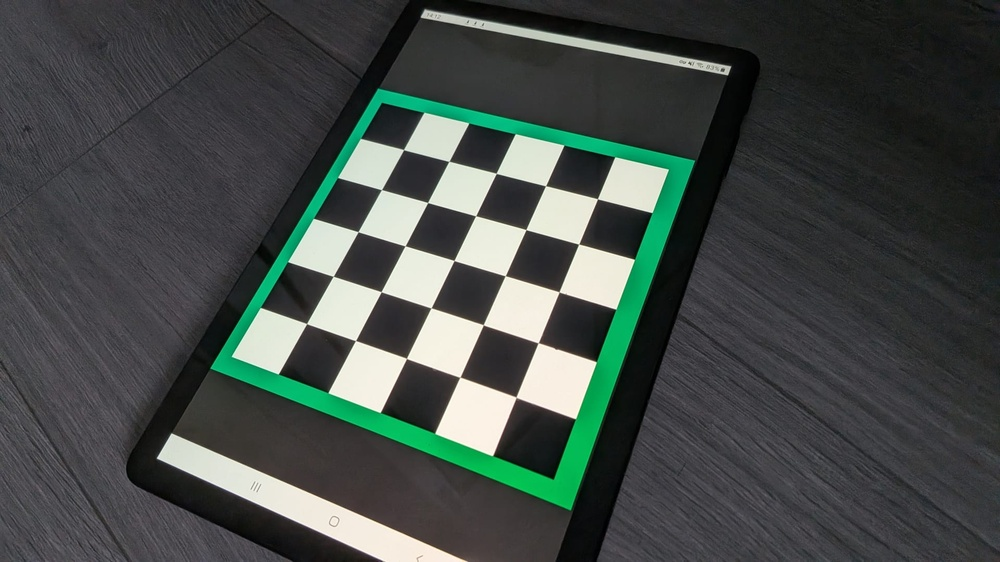
#> input picture data_augmented/WhatsApp Image 2026-11-05 at 14.13.22.jpeg, 1000 x 562 px, shrunk from 1920 x 1080 before the run; its folder holds only this picture in this run
$ jupyter execute --allow-errors calibration_camera.ipynb
#> lines starting #> are read from the running program, lines starting #| are printed output that depends on the picture; after the words box and inside, x2 and y2 are one past the last pixel; in counts of white or black regions, pixels touching at a corner belong together; long printed decimals are rounded
# M2 - Séquence Vidéo - TP Calibration de Caméra avec OpenCV

[cell 1]
import numpy as np
import cv2
import glob
import os
import matplotlib.pyplot as plt

### 1. Configuration des paramètres

[cell 2]
# Paramètres de la grille
colonnes_internes = 5
lignes_internes = 5
taille_carre_m = 0.02  # exactement 2cm mesuré

# Préparation des points 3D
objp = np.zeros((colonnes_internes * lignes_internes, 3), np.float32)
objp[:, :2] = np.mgrid[0:colonnes_internes, 0:lignes_internes].T.reshape(-1, 2)
objp *= taille_carre_m

objpoints = []
imgpoints = []

### 2. Détection des coins sur les images

[cell 3]
images = glob.glob('data_augmented/*.jpeg')

if not images:
    print("Aucune image trouvée dans le dossier 'data'.")
else:
    print(f"{len(images)} images trouvées")

shape_img = None
succes_count = 0

# Création d'un dossier pour sauvegarder les images avec les coins tracés (optionnel mais utile)
if not os.path.exists('data_debug_augmented'):
    os.makedirs('data_debug_augmented')

for fname in images:
    print(f"\n[Traitement] Lecture de {fname}...")
    img = cv2.imread(fname)
#> img is the input picture: shape (562, 1000, 3); mean B, G, R 71.9, 75.3, 68

    if img is None:
        print(f"ERREUR : Impossible de lire l'image {fname}.")
        continue

    gray = cv2.cvtColor(img, cv2.COLOR_BGR2GRAY)
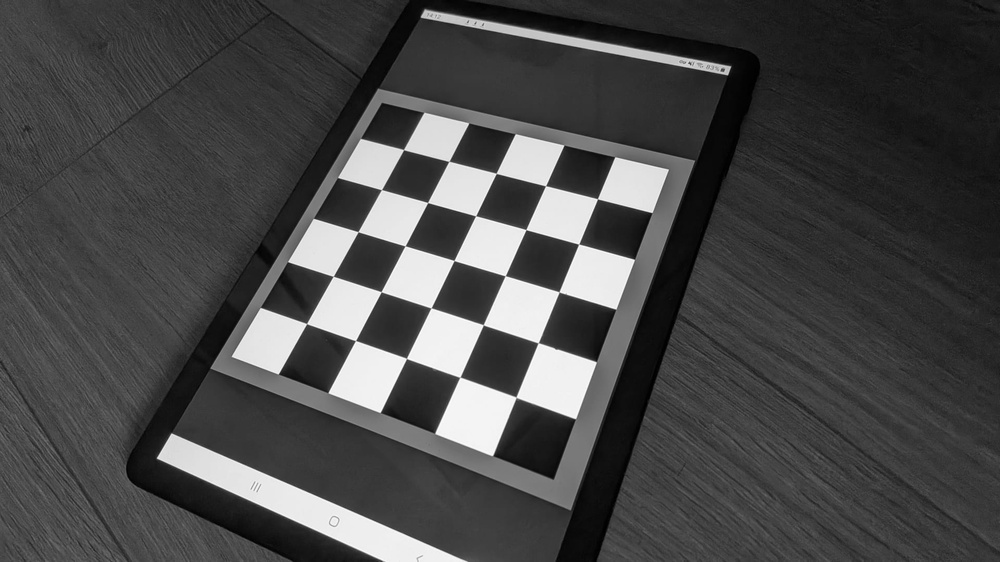
#> gray: shape (562, 1000); min 0, max 254, mean 72.7

    if shape_img is None:
        shape_img = gray.shape[::-1]
#> shape_img = (1000, 562)
        print(f"  -> Résolution de l'image fixée à : {shape_img[0]}x{shape_img[1]} pixels")
#|   -> Résolution de l'image fixée à : 1000x562 pixels

    # Trouver les coins
    ret, corners = cv2.findChessboardCorners(gray, (colonnes_internes, lignes_internes), None)
#> ret = True; corners = 25 rows, first 8: [403.7, 149.9], [449.6, 160.6], [496.7, 173.8], [544.7, 186.6], [597.4, 198.6], [381.4, 189.6], [427.9, 202.9], [475.3, 216.3]

    if ret:
        objpoints.append(objp)
        corners2 = cv2.cornerSubPix(gray, corners, (11, 11), (-1, -1),
                                    (cv2.TERM_CRITERIA_EPS + cv2.TERM_CRITERIA_MAX_ITER, 30, 0.001))
#> corners2 = 25 rows, first 8: [403.6, 149.6], [448.9, 161.3], [496.2, 173.3], [545.6, 185.7], [597.5, 198.8], [381.4, 189.6], [427.6, 202.5], [475.6, 215.8]
        imgpoints.append(corners2)
        succes_count += 1
        print(f"  -> SUCCÈS : 25 coins détectés et affinés.")

        # Dessiner et sauvegarder pour vérification
        cv2.drawChessboardCorners(img, (colonnes_internes, lignes_internes), corners2, ret)
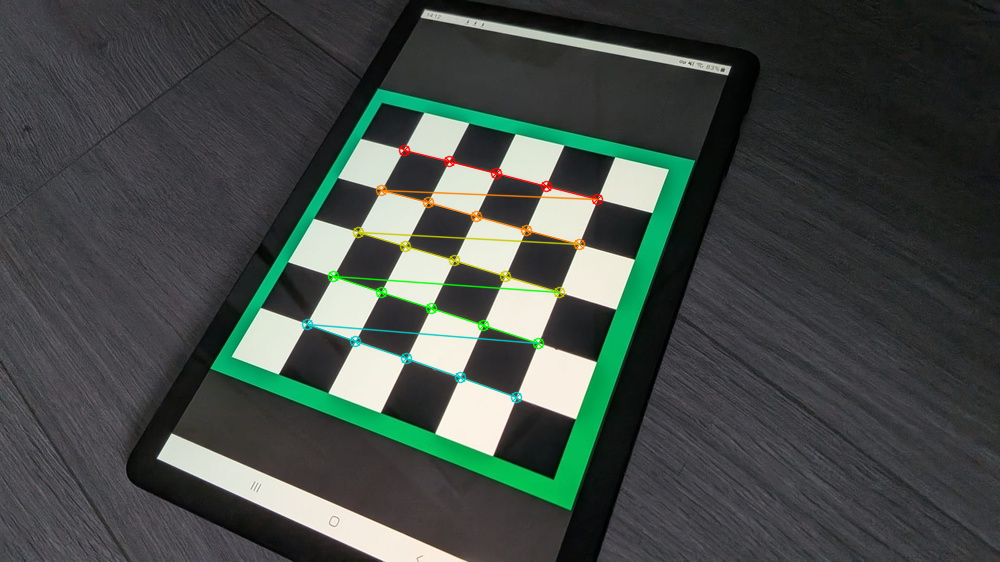
#> img: shape (562, 1000, 3); 1.38% of pixels changed, all inside (x1, y1, x2, y2) = (301, 144, 604, 404)
        debug_path = os.path.join('data_debug', os.path.basename(fname))
        cv2.imwrite(debug_path, img)
        print(f"  -> Image de debug sauvegardée dans {debug_path}")
    else:
        print(f"ÉCHEC : Les coins n'ont pas pu être détectés (problème d'angle, de flou, ou grille incomplète).")

print(f"\nFIN DU TRAITEMENT : {succes_count}/{len(images)} images valides")

### 3. Calibration et calcul de la focale physique

[cell 4]
if succes_count > 0:
    print("\nLancement de l'algorithme de calibration OpenCV...")
    ret, mtx, dist, rvecs, tvecs = cv2.calibrateCamera(objpoints, imgpoints, shape_img, None, None)
#> ret = 0.0429; mtx = [[710.2, 0, 492.3], [0, 691.4, 262], [0, 0, 1]]; dist = [[0.0571, 2.13, -0.00195, 0.00156, -17.99]]; rvecs = ([-0.439, 0.243, 0.349],); tvecs = ([-0.035, -0.0455, 0.282],)

    print("\n--- RÉSULTATS DE LA CALIBRATION ---")
    print("Matrice intrinsèque (mtx) :\n", mtx)
#| Matrice intrinsèque (mtx) :
#|  [[710.196   0.         492.309]
#|  [  0.         691.433 261.967]
#|  [  0.           0.           1.        ]]
    print("\nCoefficients de distorsion (dist) :\n", dist)
#| Coefficients de distorsion (dist) :
#|  [[ 5.71055852e-02  2.13003583e+00 -1.94560578e-03  1.56140715e-03
#|   -1.79938290e+01]]
    print(f"\nErreur de reprojection (RMS) : {ret:.4f} pixels")
#| Erreur de reprojection (RMS) : 0.0429 pixels

    largeur_capteur_mm = 6.4
    hauteur_capteur_mm = 4.8

    fovx, fovy, focalLength, principalPoint, aspectRatio = cv2.calibrationMatrixValues(
        cameraMatrix=mtx,
        imageSize=shape_img,
        apertureWidth=largeur_capteur_mm,
        apertureHeight=hauteur_capteur_mm
    )
#> fovx = 70.29; fovy = 44.21; focalLength = 4.55; principalPoint = (3.15, 2.24); aspectRatio = 0.974

    focale_metres = focalLength / 1000.0
#> focale_metres = 0.00455

    print("\n--- VALEURS PHYSIQUES ET FOCALE ---")
    print(f"Focal Length (mm) : {focalLength:.4f}")
#| Focal Length (mm) : 4.5453
    print(f"Focale en mètres : {focale_metres:.6f} m")
#| Focale en mètres : 0.004545 m
    print(f"Point principal physique (mm) : {principalPoint}")
#| Point principal physique (mm) : (3.151, 2.237)
else:
    print("Calibration impossible : aucune image n'a pu être exploitée.")

$ run again, on data_augmented/WhatsApp Image 2026-11-05 at 14.13.29.jpeg
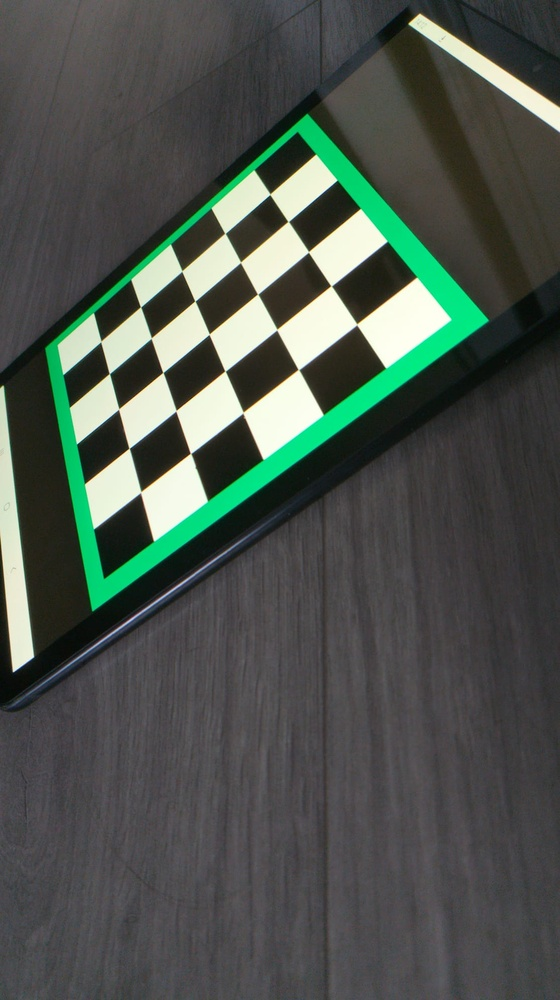
#> input picture data_augmented/WhatsApp Image 2026-11-05 at 14.13.29.jpeg, 560 x 1000 px, shrunk from 1115 x 1990 before the run
#> img is the input picture: shape (1000, 560, 3); mean B, G, R 77.5, 84.6, 76.2
#> `gray = cv2.cvtColor(img, cv2.COLOR_BGR2GRAY)`:
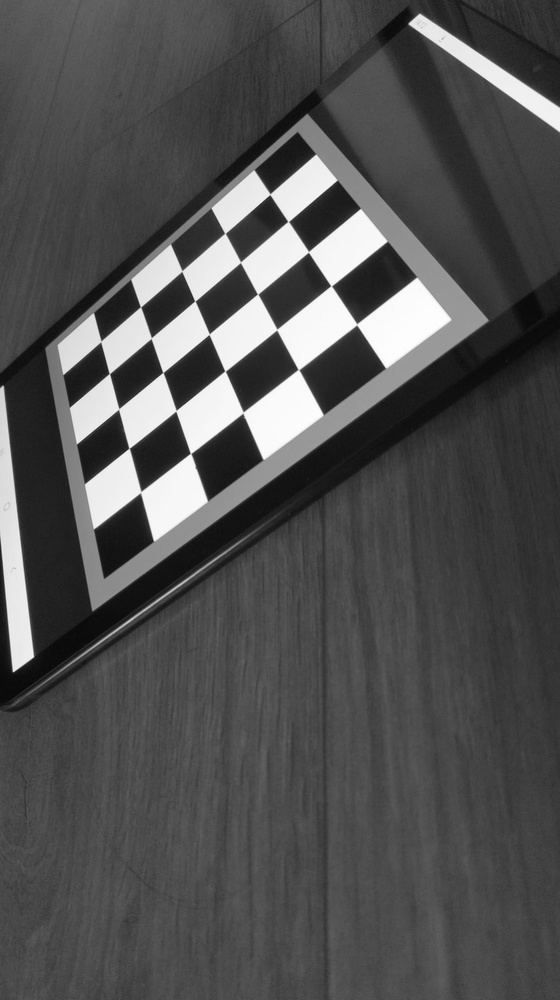
#> gray: shape (1000, 560); min 7, max 254, mean 81.3
#|   -> Résolution de l'image fixée à : 560x1000 pixels
#> `ret, corners = cv2.findChessboardCorners(gray, (colonnes_internes, lig..`: ret = True; corners = 25 rows, first 8: [269.6, 195.2], [286.9, 221], [308.1, 253.3], [329.9, 285.7], [356.5, 326.4], [224, 232.6], [239.6, 264], [256.6, 294.2]
#> corners2 = 25 rows, first 8: [269.9, 194.2], [288.2, 221.4], [308.5, 251.8], [331.2, 285.8], [356.7, 324.4], [225, 233.3], [240.5, 262.3], [257.6, 294.1]
#> `cv2.drawChessboardCorners(img, (colonnes_internes, lignes_internes), c..`:
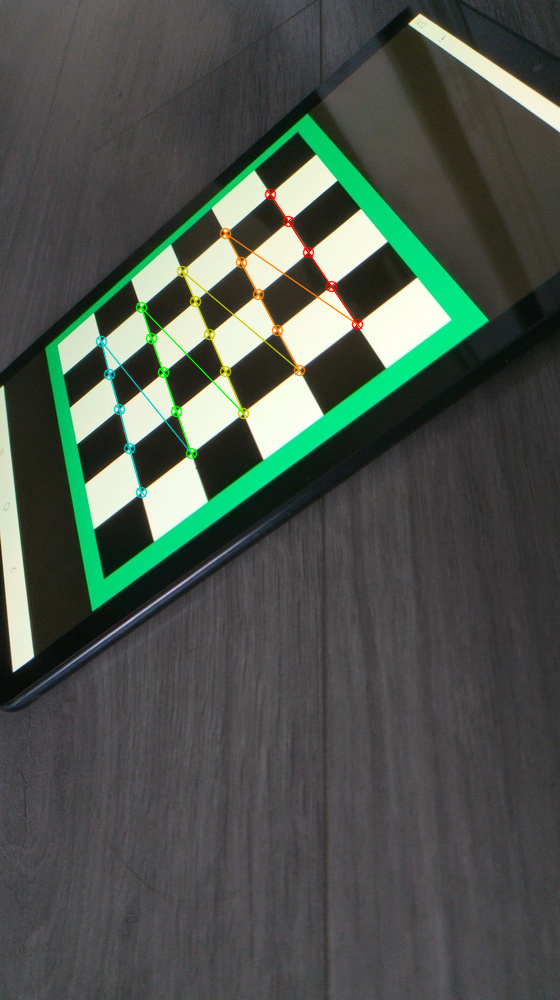
#> img: shape (1000, 560, 3); 1.02% of pixels changed, all inside (x1, y1, x2, y2) = (95, 188, 364, 499)
#> `ret, mtx, dist, rvecs, tvecs = cv2.calibrateCamera(objpoints, imgpoint..`: ret = 0.0992; mtx = [[851.1, 0, 270.4], [0, 778.2, 430], [0, 0, 1]]; dist = [[-0.16, 3.69, -0.00437, 0.00165, -23.17]]; rvecs = ([-0.0968, 0.881, 0.941],); tvecs = ([-0.000171, -0.0826, 0.273],)
#| Matrice intrinsèque (mtx) :
#|  [[851.122   0.         270.356]
#|  [  0.         778.179 430.000 ]
#|  [  0.           0.           1.        ]]
#| Coefficients de distorsion (dist) :
#|  [[-1.60384369e-01  3.68884757e+00 -4.37287579e-03  1.65446598e-03
#|   -2.31685915e+01]]
#| Erreur de reprojection (RMS) : 0.0992 pixels
#> fovx = 36.42; fovy = 65.15; focalLength = 9.73; principalPoint = (3.09, 2.06); aspectRatio = 0.914
#> focale_metres = 0.00973
#| Focal Length (mm) : 9.7271
#| Focale en mètres : 0.009727 m
#| Point principal physique (mm) : (3.090, 2.064)

$ run again, on data_augmented/WhatsApp Image 2026-11-05 at 14.13.30.jpeg
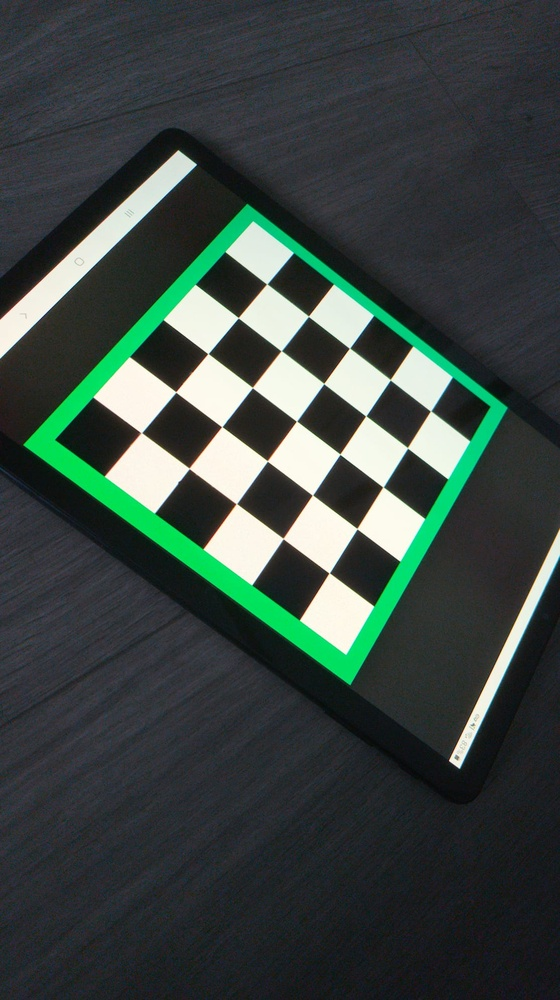
#> input picture data_augmented/WhatsApp Image 2026-11-05 at 14.13.30.jpeg, 560 x 1000 px, shrunk from 1115 x 1990 before the run
#> img is the input picture: shape (1000, 560, 3); mean B, G, R 66, 70.2, 58.7
#> `gray = cv2.cvtColor(img, cv2.COLOR_BGR2GRAY)`:
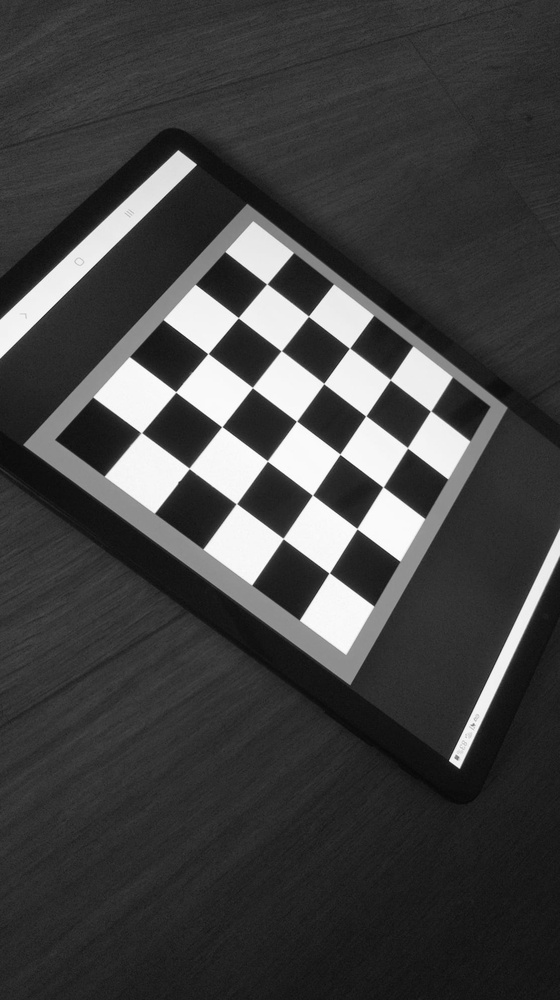
#> gray: shape (1000, 560); min 7, max 254, mean 66.3
#|   -> Résolution de l'image fixée à : 560x1000 pixels
#> `ret, corners = cv2.findChessboardCorners(gray, (colonnes_internes, lig..`: ret = True; corners = 25 rows, first 8: [266.5, 282.5], [308.7, 316.6], [348.3, 349.4], [390.2, 380.8], [431.5, 412], [238.4, 318.5], [281, 350], [323.7, 382.2]
#> corners2 = 25 rows, first 8: [266.8, 284], [308.4, 316.2], [349.5, 348.2], [390.3, 379.7], [430.6, 411], [238.3, 317.7], [281.2, 350.7], [323.8, 383.5]
#> `cv2.drawChessboardCorners(img, (colonnes_internes, lignes_internes), c..`:
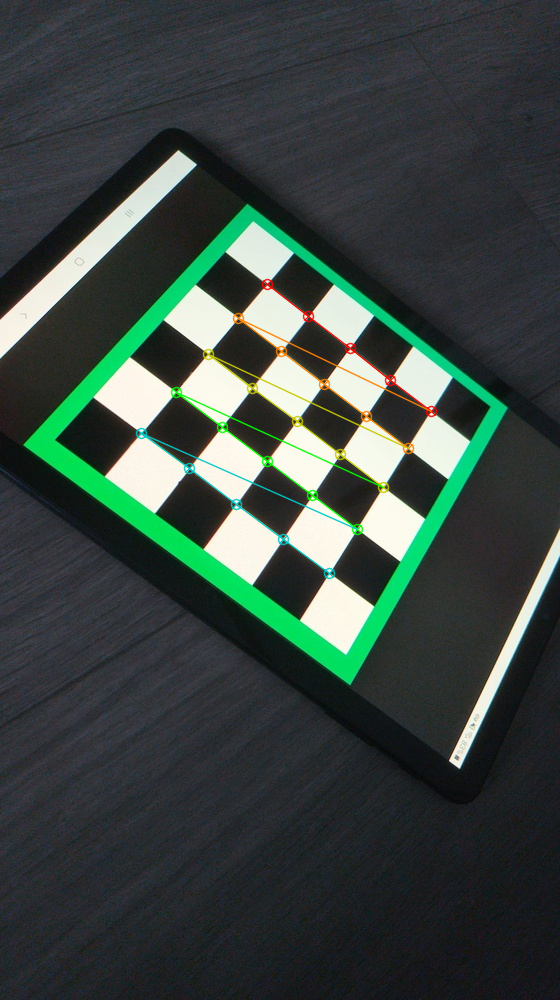
#> img: shape (1000, 560, 3); 1.29% of pixels changed, all inside (x1, y1, x2, y2) = (135, 278, 438, 580)
#> `ret, mtx, dist, rvecs, tvecs = cv2.calibrateCamera(objpoints, imgpoint..`: ret = 0.0664; mtx = [[743.7, 0, 264.3], [0, 734.3, 477.5], [0, 0, 1]]; dist = [[-0.105, 3.68, -0.000426, -0.000749, -32.86]]; rvecs = ([-0.393, -0.207, 0.625],); tvecs = ([0.000954, -0.0745, 0.282],)
#| Matrice intrinsèque (mtx) :
#|  [[743.656   0.         264.325]
#|  [  0.         734.287 477.509]
#|  [  0.           0.           1.        ]]
#| Coefficients de distorsion (dist) :
#|  [[-1.04931390e-01  3.68129198e+00 -4.26052494e-04 -7.48966411e-04
#|   -3.28644091e+01]]
#| Erreur de reprojection (RMS) : 0.0664 pixels
#> fovx = 41.25; fovy = 68.47; focalLength = 8.5; principalPoint = (3.02, 2.29); aspectRatio = 0.987
#> focale_metres = 0.0085
#| Focal Length (mm) : 8.4989
#| Focale en mètres : 0.008499 m
#| Point principal physique (mm) : (3.021, 2.292)

$ run again, on data_augmented/WhatsApp Image 2026-11-05 at 14.13.31.jpeg
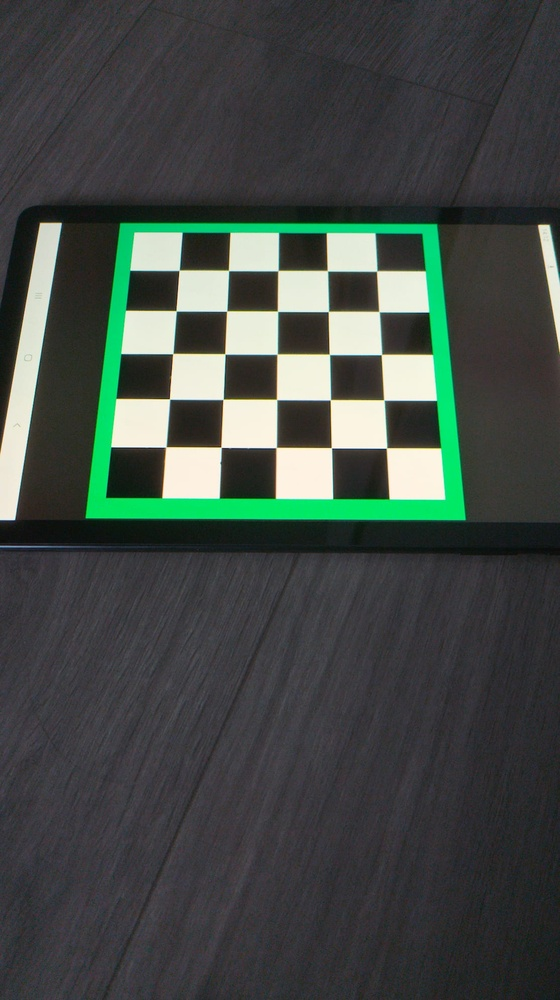
#> input picture data_augmented/WhatsApp Image 2026-11-05 at 14.13.31.jpeg, 560 x 1000 px, shrunk from 1115 x 1990 before the run
#> img is the input picture: shape (1000, 560, 3); mean B, G, R 69.3, 74, 66.3
#> `gray = cv2.cvtColor(img, cv2.COLOR_BGR2GRAY)`:
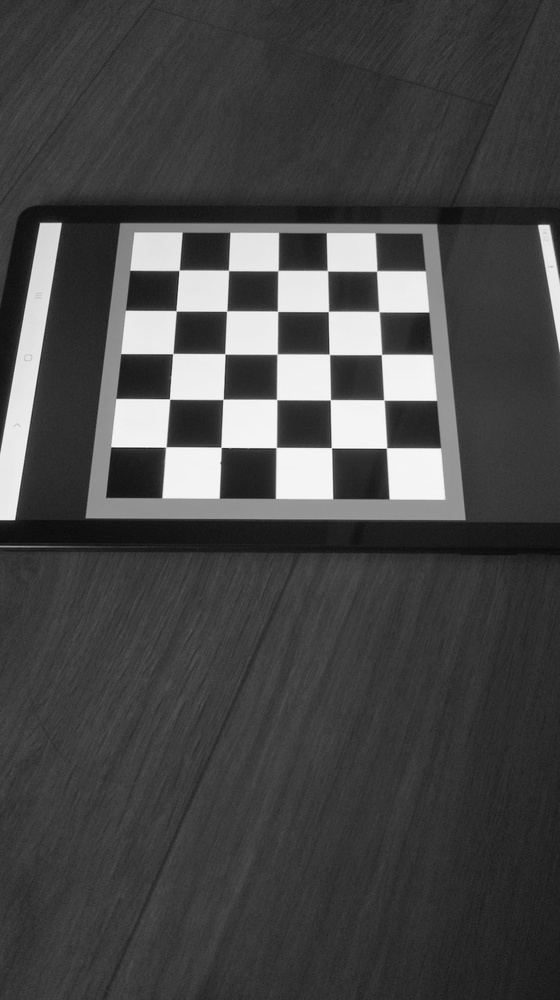
#> gray: shape (1000, 560); min 11, max 253, mean 71.1
#|   -> Résolution de l'image fixée à : 560x1000 pixels
#> `ret, corners = cv2.findChessboardCorners(gray, (colonnes_internes, lig..`: ret = True; corners = 25 rows, first 8: [178.7, 271.5], [227.6, 268.4], [277.5, 270.5], [327.4, 271.2], [376, 269.5], [175.9, 309.7], [226.4, 311.1], [277.6, 311.2]
#> corners2 = 25 rows, first 8: [179.2, 270.3], [228.5, 270.4], [277.9, 270.6], [327.4, 270.7], [376.7, 271], [176.1, 310.8], [226.7, 311], [277.5, 311.3]
#> `cv2.drawChessboardCorners(img, (colonnes_internes, lignes_internes), c..`:
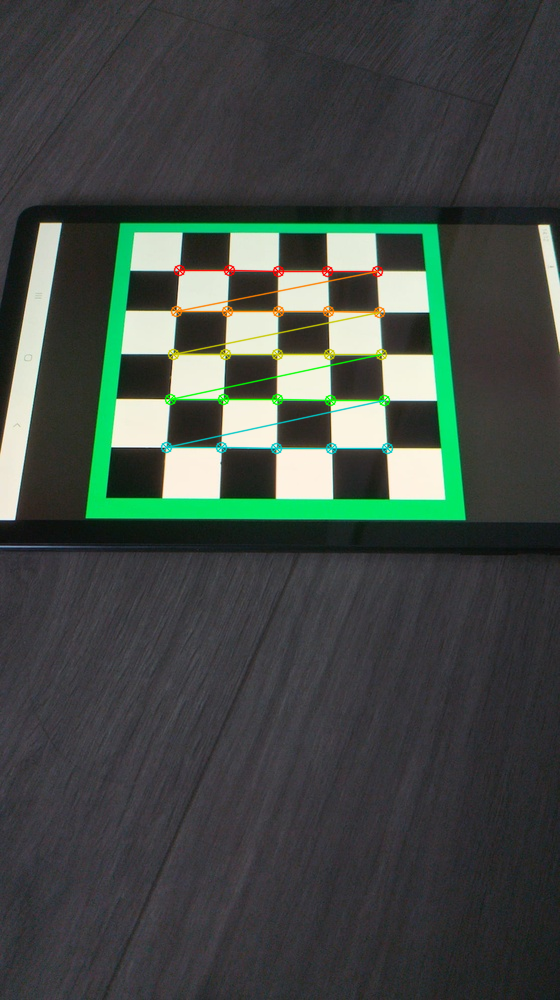
#> img: shape (1000, 560, 3); 1.37% of pixels changed, all inside (x1, y1, x2, y2) = (160, 264, 394, 455)
#> `ret, mtx, dist, rvecs, tvecs = cv2.calibrateCamera(objpoints, imgpoint..`: ret = 0.688; mtx = [[9310.3, 0, 231.7], [0, 5653.3, 610.9], [0, 0, 1]]; dist = [[-49.76, 2917.2, -0.342, -0.137, 40.17]]; rvecs = ([-0.0199, 0.868, 0.0313],); tvecs = ([-0.0124, -0.143, 2.16],)
#| Matrice intrinsèque (mtx) :
#|  [[9.31034209e+03 0.00000000e+00 2.31656677e+02]
#|  [0.00000000e+00 5.65328158e+03 6.10859624e+02]
#|  [0.00000000e+00 0.00000000e+00 1.00000000e+00]]
#| Coefficients de distorsion (dist) :
#|  [[-4.97602626e+01  2.91723586e+03 -3.41791994e-01 -1.36574461e-01
#|    4.01667479e+01]]
#| Erreur de reprojection (RMS) : 0.6878 pixels
#> fovx = 3.45; fovy = 10.1; focalLength = 106.4; principalPoint = (2.65, 2.93); aspectRatio = 0.607
#> focale_metres = 0.106
#| Focal Length (mm) : 106.4039
#| Focale en mètres : 0.1064 m
#| Point principal physique (mm) : (2.648, 2.932)
